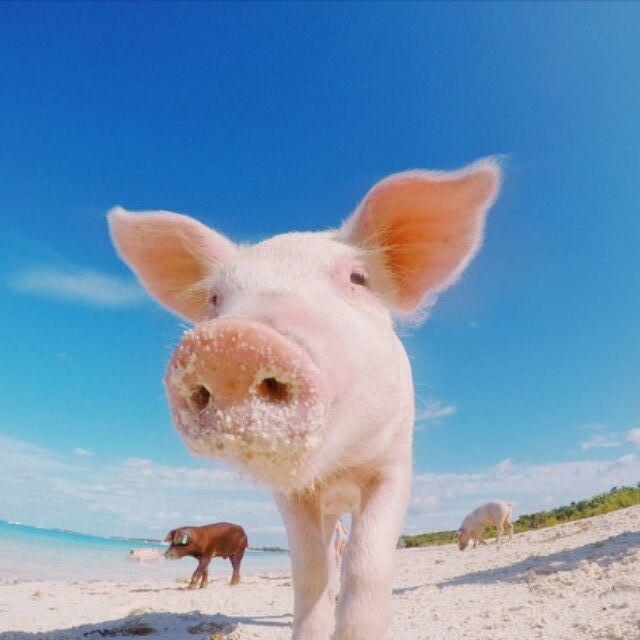
#> input picture part03/week02/files/pig.jpg, 640 x 640 px, found by its file name
$ python img.py
#> lines starting #> are read from the running program, lines starting #| are printed output that depends on the picture
# coding:utf-8
# img.py
# yang.wenbo


import os
import re
import openpyxl

from PIL import Image


class Imge:
    '图片类'

    def __init__(self):
        '【初始化】'
        self.str_path = os.path.dirname(os.path.abspath(__file__))
        self.dict_image_file = {}
        self.dict_image_ID = {}

    def image_info(self, str_path: str):
        '【打印图片信息】，str_path：图片目录'
#> called with str_path = 'part03/week02\\files'
        # 读取文件
        list_files = os.listdir(str_path)
        # 筛选图片文件（.jpg|.png|.bmp）
        int_num = 1
        for str_file_name in list_files:
            if self.check_file(str_file_name):
                int_size = os.path.getsize(os.path.join(str_path, str_file_name))//1024
                str_size = ('%iKB' % int_size)
                self.dict_image_file[str_file_name] = str_size
                self.dict_image_ID[int_num] = str_file_name
                int_num += 1
            else:
                continue

        if len(self.dict_image_file) > 0:
            for str_k in sorted(self.dict_image_ID.keys()):
                print('%s.%s:%s' % (str_k, self.dict_image_ID[str_k], self.dict_image_file[self.dict_image_ID[str_k]]))
        else:
            print('%s文件夹中没有图片文件（.jpg|.png|.bmp）' % str_name)
        pass

    def check_file(self, str_file: str) -> bool:
        '【校验图片文件.jpg|.png|.bmp】，校验结果：正确返回True，错误返回False'
        re_file = re.compile('^(.*jpg|.*png|.*bmp)$')
        if re_file.match(str_file) == None:
            return False
        else:
            return True

    def image_rotate(self, str_path: str):
        '''【图片·旋转】
        str_path：图片目录
        int_rotate：旋转的角度'''
#> called with str_path = 'part03/week02\\files'
        # 操作的图片
        str_image = input('请输入操作的图片：')
#> the answer given: files/pig.jpg
        # 图片是否存在
        str_image_path = os.path.join(str_path, str_image)
        if os.path.exists(str_image_path) == False:
            print('图片文件不存在')
            return
        # TODO 旋转图片
        try:
            int_rotate = int(input('请输入旋转角度（如：90）：'))
#> the answer given: 3
            image_obj = Image.open(str_image_path)
#> image_obj is the input picture: PIL image 640x640 RGB; mean R, G, B 116.2, 149.7, 182.4
            image_obj.rotate(int_rotate).save(str_image_path)
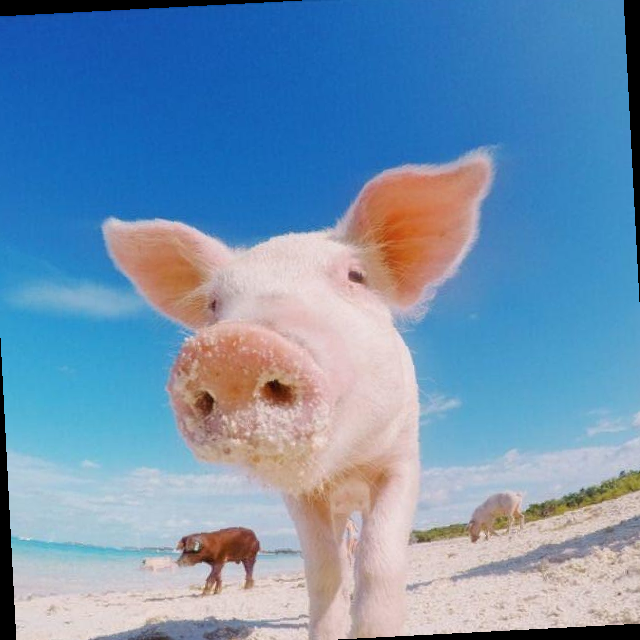
#> saved as pig.jpg: PIL image 640x640 RGB; mean R, G, B 113.7, 146.3, 178
            self.image_show(str_image_path)
            print('旋转成功')
        except Exception as e:
            print('输入角度错误，旋转失败')

    def image_show(self, str_image_path: str):
        '【显示图片】，str_image_path：图片目录'
#> called with str_image_path = 'part03/week02\\files/files/pig.jpg'
        image_obj = Image.open(str_image_path)
        image_obj.show()


def main():
    try:
        str_path = ('%s\\files' % os.path.dirname(os.path.abspath(__file__)))
        image_obj = Imge()
        image_obj.image_info(str_path)
        image_obj.image_rotate(str_path)
    except Exception as e:
        print(e)

if __name__ == '__main__':
    main()
